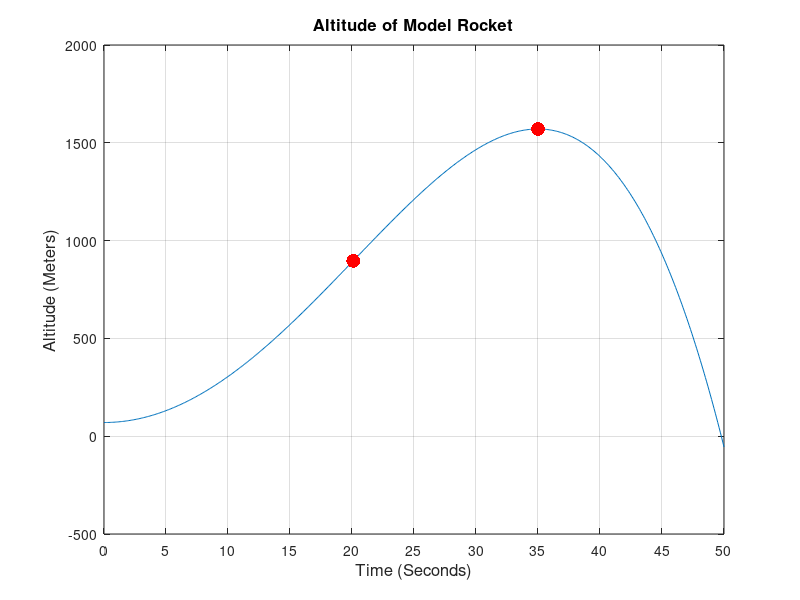
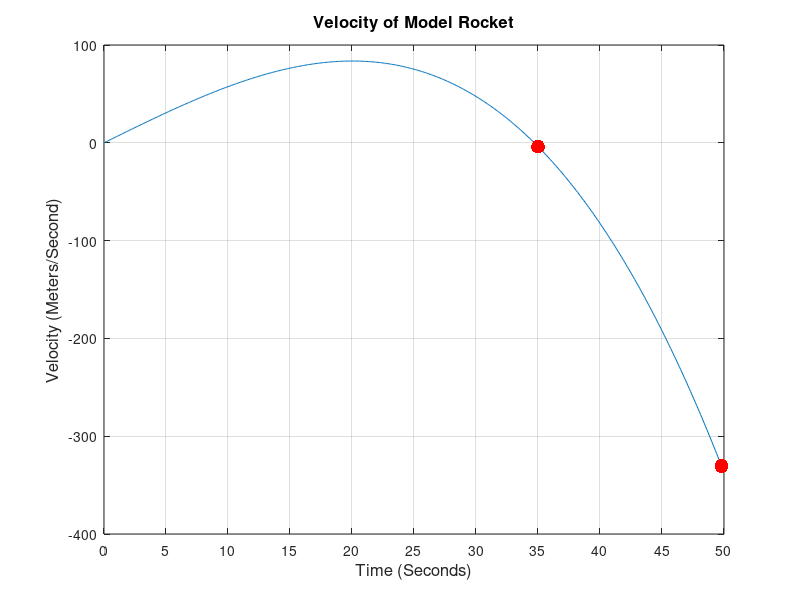
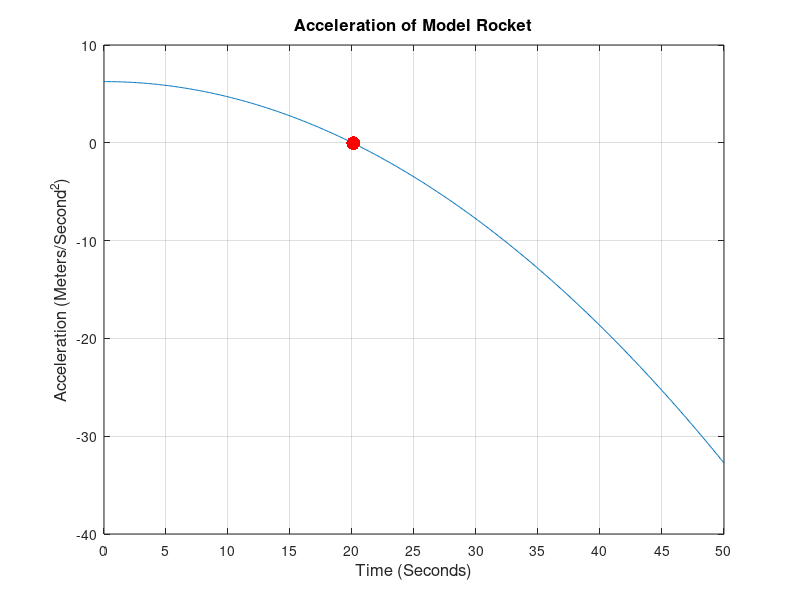

Here is the MATLAB script that generated these plots, in order:
%% ECE 2409-001
%% Homework 11
%% Brendan Burke
clear;clc;close all
Published=datestr(now, 21)

%% PART 1
x=0:0.1:50;
h=70+(2.45*x.^2)-(0.001*x.^4);
fig=figure(1)
plot(x,h);
grid
title('Altitude of Model Rocket','fontsize',12,'fontweight','bold');
xlabel('Time (Seconds)','fontsize',12);
ylabel('Altitude (Meters)','fontsize',12);
set(gca,'xtick',[0:5:50]);
v=6.26*x-0.0052*x.^3;
hold on
fig2=figure(2)
plot(x,v);
grid
title('Velocity of Model Rocket','fontsize',12,'fontweight','bold');
xlabel('Time (Seconds)','fontsize',12);
ylabel('Velocity (Meters/Second)','fontsize',12);
set(gca,'xtick',[0:5:50]);
hold on
fig3=figure(3)
a=6.26-0.0156*x.^2;
plot(x,a);
grid
title('Acceleration of Model Rocket','fontsize',12,'fontweight','bold');
xlabel('Time (Seconds)','fontsize',12);
ylabel('Acceleration (Meters/Second^2)','fontsize',12);
set(gca,'xtick',[0:5:50]);
hold on

%% PART 2
[xmax i]=max(h);
D=xmax;
C=x(i);
figure(fig)
plot(C, D, 'r.','MarkerSize',30);
fprintf('The maximum altitude is %g meters.\n',D);
fprintf('It takes %g seconds to reach the maximum altitude.\n',C);
%% PART 3
figure(fig2)
E=v((i));
plot(C, E, 'r.','MarkerSize',30);
fprintf('At maximum altitude, the velocity is %g m/s.\n',E);
%% PART 4 
ground=find(h<0);
G=x(ground(1));
Z=v(ground(1));
plot(G,Z,'r.','MarkerSize',30);
fprintf('When the rocket returns to Earth, its velocity is %g m/s.\n',Z);
%% PART 5
figure(fig3)
off=find(a<0);
F=x(off(1));
J=h(off(1));
plot(x(off(1)),a(off(1)),'r.','MarkerSize',30);
figure(fig)
plot(F,J,'r.','MarkerSize',30);
fprintf('The rocket motor shuts off at an altitude of %g meters.\n\n',J);
fprintf('Note that I have marked another point on the altitude graph\n');
fprintf('for the point at which the rocket motor shuts off. I have\n');
fprintf('also placed a point on the acceleration graph for the point\n');
fprintf('at which the motor shuts off.\n');